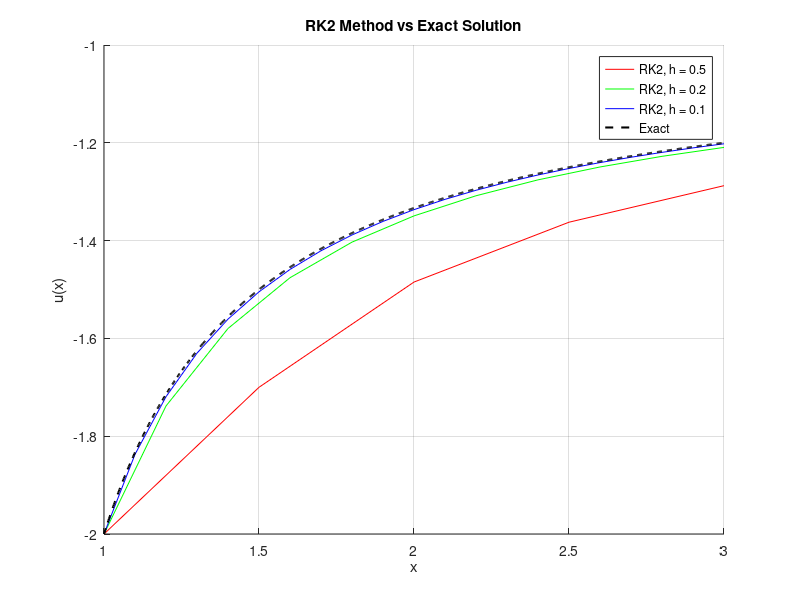

Write MATLAB code to recreate this figure.
% RK2 (Midpoint) method for du/dx = (u^2 + u)/x, u(1) = -2
clc; clear; close all;

% Define function and exact solution
f = @(x, u) (u.^2 + u) ./ x;
exact = @(x) (2*x) ./ (1 - 2*x);

x_start = 1;
x_end = 3; 

% Step sizes to test
step_sizes = [0.5, 0.2, 0.1];
colors = {'r', 'g', 'b'};
legend_entries = {};

figure;
hold on;

for k = 1:length(step_sizes)
    h = step_sizes(k);
    x = x_start:h:x_end;
    u = zeros(size(x));
    u(1) = -2; % Initial condition

    % RK2 Midpoint Method
    for j = 1:(length(x) - 1)
        k1 = f(x(j), u(j));
        k2 = f(x(j) + h/2, u(j) + h/2 * k1);
        u(j+1) = u(j) + h * k2;
    end

    % Plot numerical solution
    plot(x, u, colors{k}, 'DisplayName', ['RK2, h = ', num2str(h)]);
    legend_entries{end+1} = ['RK2, h = ', num2str(h)];

end

% Plot exact solution
x_exact = linspace(x_start, x_end, 1000);
plot(x_exact, exact(x_exact), 'k--', 'LineWidth', 1.5, 'DisplayName', 'Exact');
legend_entries{end+1} = 'Exact';

legend('show');
xlabel('x');
ylabel('u(x)');
title('RK2 Method vs Exact Solution');
grid on;
